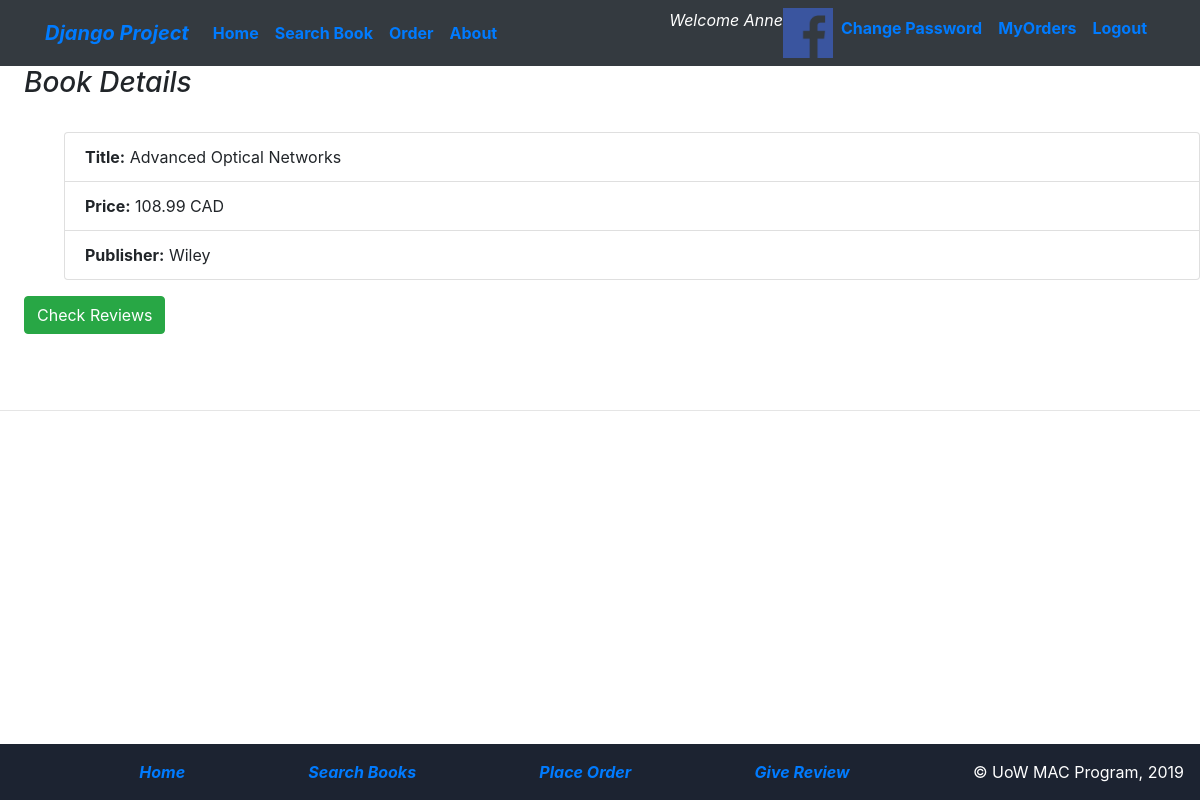
The page /myapp/1 (signed in) on the database its author committed.
### myapp/models.py (models this page shows, shortened)
class Member(User):
    STATUS_CHOICES = {
        (1, 'Regular member'),
        (2, 'Premium Member'),
        (3, 'Guest Member'),
    }
    status = models.IntegerField(choices=STATUS_CHOICES, default=1)
    address = models.CharField(max_length=300, blank=True)
    city = models.CharField(max_length=20, default='Windsor')
    province=models.CharField(max_length=2, default='ON')
    last_renewal = models.DateField(default=timezone.now)
    auto_renew = models.BooleanField(default=True)
    borrowed_books = models.ManyToManyField(Book, blank=True)
    avatar = models.FileField(upload_to='profile', help_text="Accepted format are .PNG, .JPEG, .JPG", blank=True, null=True)

class Book(models.Model):
    CATEGORY_CHOICES = [
        ('S', 'Science&Tech'),
        ('F', 'Fiction'),
        ('B', 'Biography'),
        ('T', 'Travel'),
        ('O', 'Other')
    ]
    title = models.CharField(max_length=200)
    category = models.CharField(max_length=1, choices=CATEGORY_CHOICES, default='S')
    num_pages = models.PositiveIntegerField(default=100)
    price = models.DecimalField(max_digits=10, decimal_places=2, validators=[maxvaluevalidator, minvaluevalidator])
    publisher = models.ForeignKey(Publisher, related_name='books', on_delete=models.CASCADE)
    description = models.TextField(blank=True)
    num_reviews = models.PositiveIntegerField(default=0)

class Publisher(models.Model):
    name = models.CharField(max_length=200)
    website = models.URLField()
    city = models.CharField(max_length=20, blank=True)
    country = models.CharField(max_length=20, default='USA')
    def __str__(self):
        return self.name

### myapp/views.py (the view)
# urls.py: path(r'<int:pk>', detailView.as_view(), name='detail'),
class detailView(DetailView):
    model = Book
    template_name = 'myapp/book_detail.html'
    def get_queryset(self):
        return Book.objects.filter(id=self.kwargs['pk'])

### myapp/templates/myapp/book_detail.html
{%  extends 'myapp/base.html' %}
{% block body_block %}
    <body>
        <h3><i>Book Details</i></h3>
        <br/>
        <ol>
            <li class="list-group-item"><b>Title:</b> {{ book.title }}</li>
            <li class="list-group-item"><b>Price:</b> {{ book.price }} CAD</li>
            <li class="list-group-item"><b>Publisher:</b> {{ book.publisher }}</li>
        </ol>
        <a href="{% url 'myapp:chk_reviews' book.id %}"><button class="btn btn-success" > Check Reviews </button></a>
    </body>
{% endblock %}

### myapp/templates/myapp/base.html (shortened to what this page needs)
<!DOCTYPE html>
{% load staticfiles %}
<html>
    <head>
        <link rel="stylesheet" href="https://stackpath.bootstrapcdn.com/bootstrap/4.1.3/css/bootstrap.min.css">
        <link rel="stylesheet" type="text/css" href="{% static 'myapp/style.css' %}" />
    </head>
        <nav class="navbar navbar-expand-sm bg-dark"
        {% block nav-style %}{% endblock %}">
            <div class="container p-none">
                <div class="navbar-header">
                    <a class="navbar-brand" href="{% url 'myapp:index' %}"><b><i>Django Project</i></b></a>
                </div>
                <div class="collapse navbar-collapse">
                    <ul class="nav navbar-nav navbar-right">
                        <li class="nav-item"><a class="nav-link" href="{% url 'myapp:index' %}"><b>Home</b></a></li>
                        <li class="nav-item"><a class="nav-link" href="{% url 'myapp:findbooks' %}"><b>Search Book</b></a></li>
                        <li class="nav-item"><a class="nav-link" href="{% url 'myapp:place_order' %}"><b>Order</b></a></li>
                        <li class="nav-item"><a class="nav-link" href="{% url 'myapp:about' %}"><b>About</b></a></li>
                    </ul>
                    <ul class="navbar-nav ml-auto">
                    {% if user.is_authenticated %}
                                <li class="nav-item"><i style="color:white">Welcome {{ user.first_name }} </i></li>
                                {% if user.member.avatar.url %}
                                    <li class="nav-item"><img src="{{ user.member.avatar.url}}" width = "50" height = "50"></li>
                                {% endif %}
                        <li class="nav-item"><a class='nav-link' href="{% url 'password_change' %}"><b>Change Password</b></a></li>
                                <li class="nav-item"><a class='nav-link' href="{% url 'myapp:myorders' %}"><b>MyOrders</b></a></li>
                                <li class="nav-item"><a class='nav-link' href="{% url 'myapp:logout' %}"><b>Logout</b></a></li>
                    {% else %}
                            <li class="nav-item"><a class= 'nav-link' href="{% url 'myapp:login' %}"><b>Login</b></a></li>
                            <li class="nav-item"><a class="nav-link" href="{% url 'myapp:register' %}"><b>Register</b></a></li>
                        {% endif %}
                       </ul>
                </div>
            </div>
        </nav>
    <body class="bodytag">
        <div class="bodycontent">
            {% block body_block %}*** {% endblock %}
        </div>
        <hr />
</body>
    <footer class="page-footer fixed bottom">
        <div class= "navbar navbar-inverse navbar-static-bottom" role="navigation">
            <div class= "navbar-text pull-right">
                <a href="{% url 'myapp:index' %}">
                    <b><i>Home</i></b></a>
            </div>
            <div class= "navbar-text pull-right">
                <a href="{% url 'myapp:findbooks' %}">
                    <b><i>Search Books</i></b></a>
            </div>
            <div class= "navbar-text pull-right">
                <a href="{% url 'myapp:place_order' %}">
                    <b><i>Place Order</i></b></a>
            </div>
            <div class= "navbar-text pull-right">
                <a href="{% url 'myapp:review' %}">
                    <b><i>Give Review</i></b></a>
            </div>
            <div class="navbar-text pull-left">
            &copy; UoW MAC Program, 2019
            </div>
        </div>
    </footer>
</html></html>

### myapp/static/myapp/style.css (style rules this page uses)
.bodytag { background-color: white; }
.bodycontent { padding-bottom: 5%; padding-left: 2%; }
.page-footer { color: white; background-color: #1C2331; position: fixed; bottom: 0; width: 100%; }
html,body { overflow-x: hidden; }

### rows shown on the page
Book: title "Advanced Optical Networks", price "108.99", publisher "Wiley"

### other values the page prints
{{ user.first_name }} "Anne"
